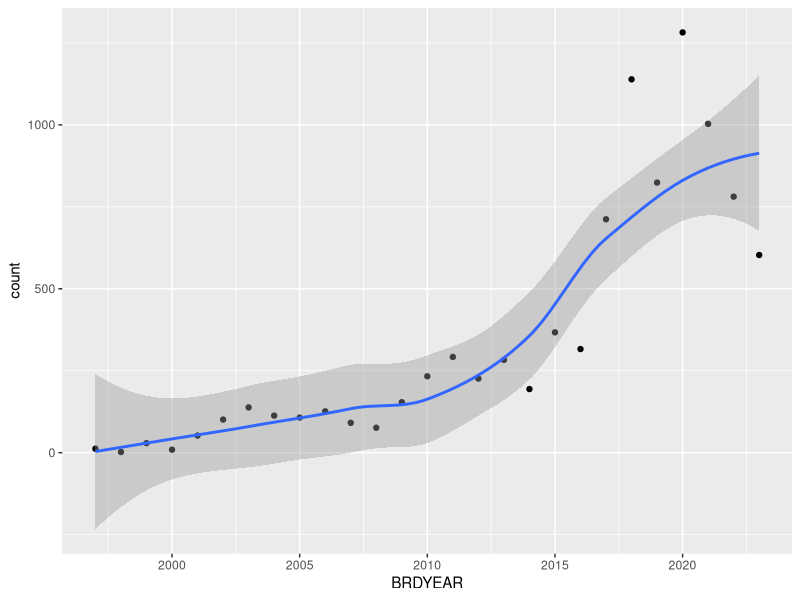
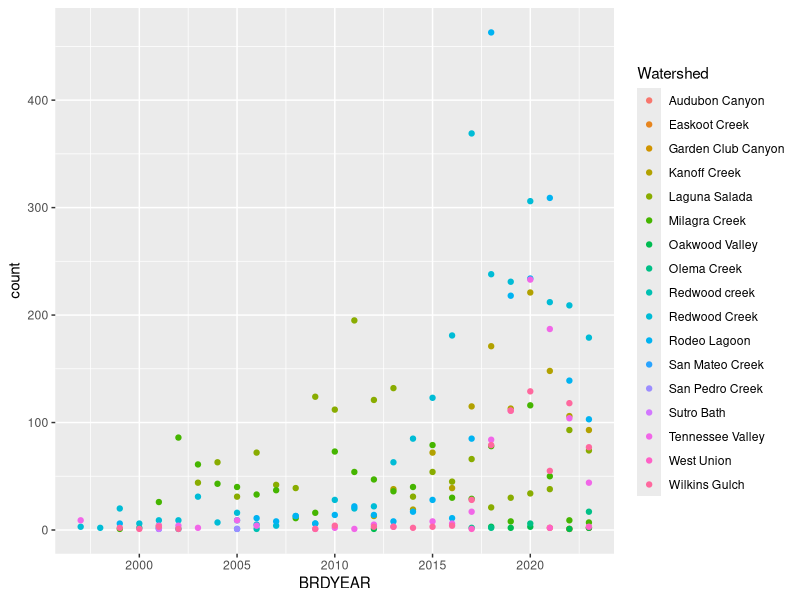
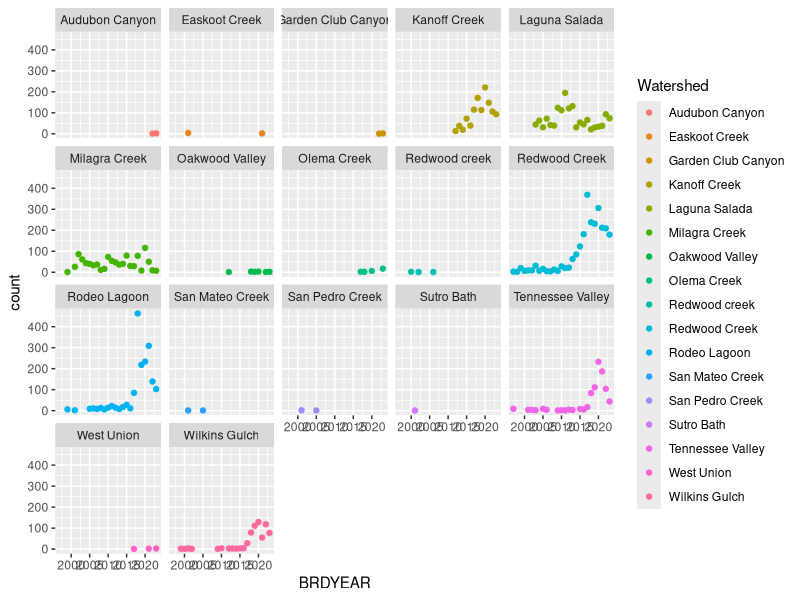
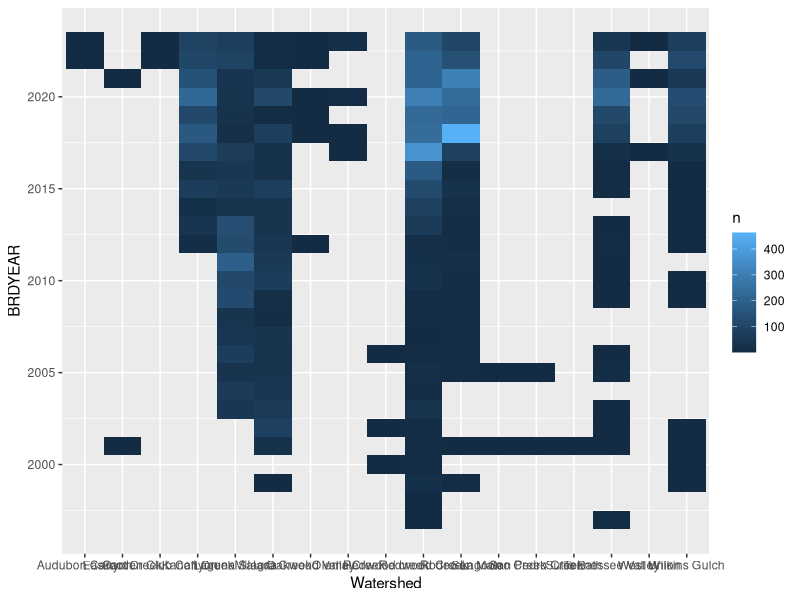
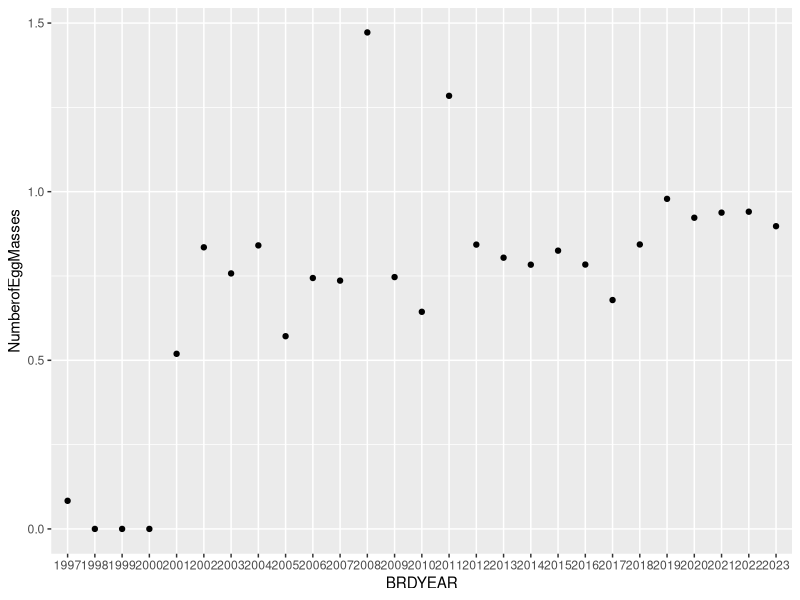
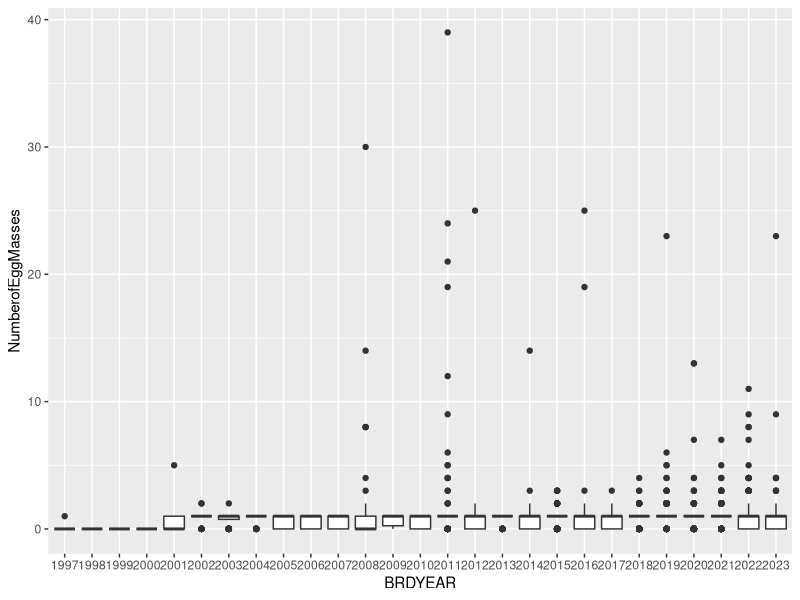
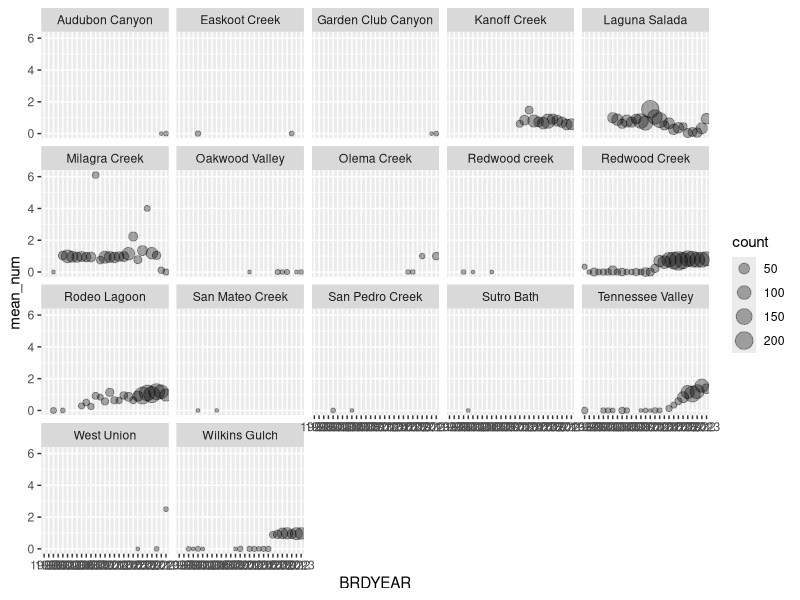
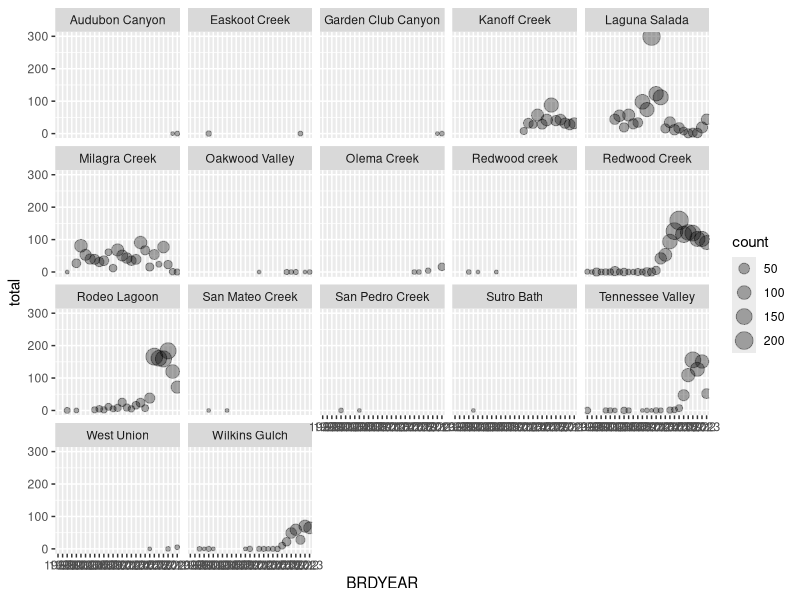

Source code (R) for these figures, in order: (Note: this script raises an error after producing the figures.)
library(tidyverse)
raw_data <- read_csv("CRLF_EGG_RAWDATA.csv")

raw_data
#checking type of each column
str(raw_data)
str(raw_data,na.rm = TRUE)

#many ints in Survey_MONTH are empty but the values in Date look to be full. need to get month from Date

#maybe we should have survey length, width, water depth, etc as 1 standardized value for each pond per breeding year? Not sure how we want to do that

survey_count_by_year <- raw_data|>
  group_by(BRDYEAR)|>
  summarize(count=n())
survey_count_by_year

library(ggplot2)
ggplot(data = survey_count_by_year,aes(x=BRDYEAR,y=count))+geom_point()+geom_smooth()

survey_count_by_site <-raw_data|>
  group_by(Watershed,BRDYEAR)|>
  summarize(count=n())
survey_count_by_site
site_graph <- ggplot(survey_count_by_site,aes(x=BRDYEAR,y=count,colour=Watershed,group=Watershed))+geom_point()
site_graph
site_graph+facet_wrap(~Watershed)

survey_abundance <-raw_data|>
  count(Watershed,BRDYEAR)|>
  ggplot(mapping = aes(x=Watershed,y=BRDYEAR))+
  geom_tile(mapping = aes(fill=n))
survey_abundance

total <- raw_data$NumberofEggMasses
total
sum(total != 0, na.rm = TRUE)
summary(total,na.rm = TRUE)

old_egg <-raw_data[raw_data$OldMass=="FALSE",]
old_total <- old_egg$NumberofEggMasses
sum(old_total != 0, na.rm = TRUE)
sum(old_total, na.rm = TRUE)
summary(old_total,na.rm = TRUE)
old_egg$BRDYEAR <- factor(old_egg$BRDYEAR)

ggplot(data = old_egg)+ 
  stat_summary(mapping = aes(x = BRDYEAR, y = NumberofEggMasses),
               fun = "mean",geom = "point")

ggplot(data = old_egg, mapping = aes(x = BRDYEAR, y = NumberofEggMasses)) + 
  geom_boxplot()


single <-old_egg|>
  group_by(BRDYEAR,Watershed)|>
  summarize(count = n(),
            mean_num = mean(NumberofEggMasses, na.rm = TRUE))
single
single <- single %>%
  mutate(total = count * mean_num)
single

ggplot(data = single, mapping = aes(x = BRDYEAR, y = mean_num)) +
  geom_point(aes(size = count), alpha = 1/3) +
  geom_smooth(se = FALSE)+facet_wrap(~Watershed)

ggplot(data = single, mapping = aes(x = BRDYEAR, y = total)) +
  geom_point(aes(size = count), alpha = 1/3) +
  geom_smooth(se = FALSE)+facet_wrap(~Watershed)


newtest <-old_egg|>
  group_by(NumberofEggMasses)|>
  summarize(count= n())
newtest

ggplot(data = old_egg, mapping = aes(x = NumberofEggMasses)) + 
  geom_freqpoly(mapping = aes(colour = BRDYEAR),bins = 4)+
  scale_x_continuous(limits = c(0, 3))

aaa

